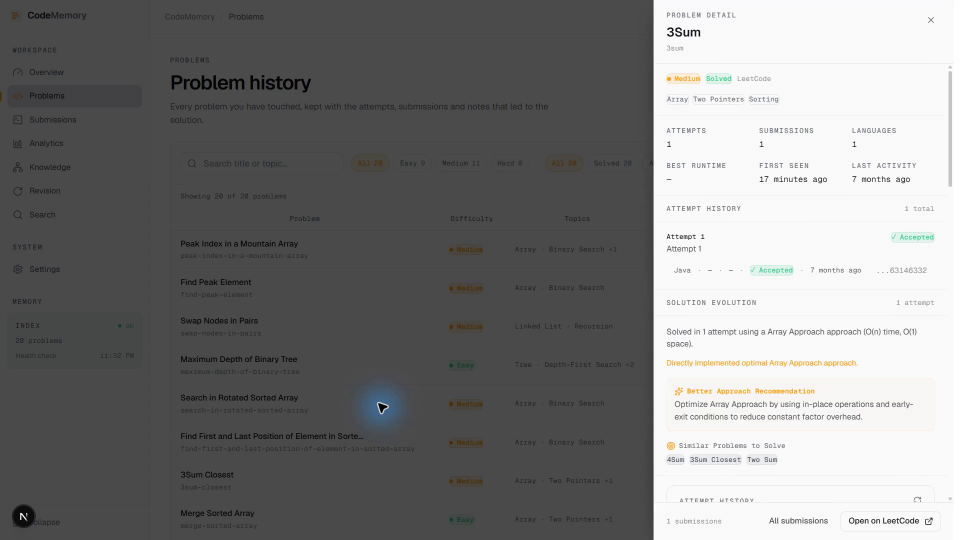
#> input picture demo-preparation/complete-demo-20261019/edit/inspect/frame-111.png, 1920 x 1080 px (shown at 1/2 size); its folder holds only this picture in this run
$ python make_contact_sheet.py
#> lines starting #> are read from the running program, lines starting #| are printed output that depends on the picture
from PIL import Image, ImageDraw
from pathlib import Path
p = Path('demo-preparation/complete-demo-20261019/edit/inspect')
fs = sorted(p.glob('frame-*.png'), key=lambda x: int(x.stem.split('-')[1]))
thumbs = []
for f in fs:
    im = Image.open(f).convert('RGB')
#> im is the input picture: PIL image 1920x1080 RGB; mean R, G, B 127.9, 127.9, 127.7
    im.thumbnail((480, 270))
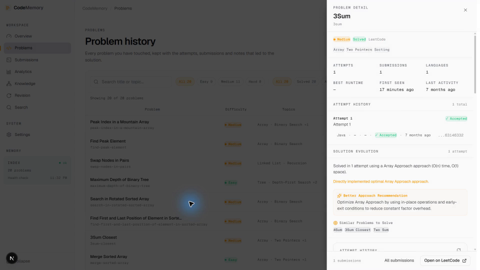
#> im: PIL image 480x270 RGB; mean R, G, B 127.9, 127.9, 127.7
    canvas = Image.new('RGB', (500, 300), 'white')
#> canvas: PIL image 500x300 RGB; every value is 255
    canvas.paste(im, ((500-im.width)//2, 20))
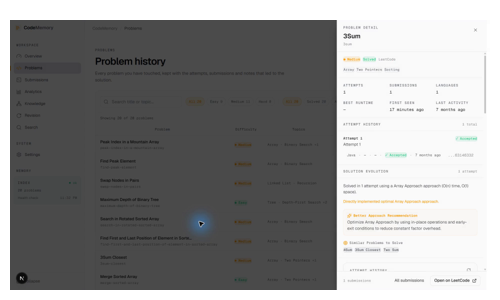
#> canvas: PIL image 500x300 RGB; mean R, G, B 145.2, 145.2, 145
    ImageDraw.Draw(canvas).text((8, 4), f.stem, fill='black')
    thumbs.append(canvas)
out = Image.new('RGB', (1000, 1800), '#ddd')
#> out: PIL image 1000x1800 RGB; every value is 221
for i, im in enumerate(thumbs):
    out.paste(im, ((i % 2)*500, (i // 2)*300))
#> this loop made 1 pass
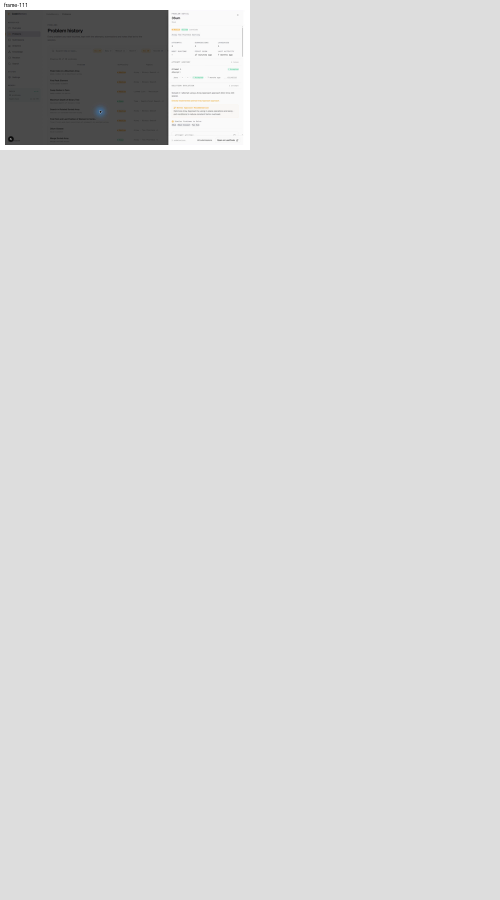
#> out: PIL image 1000x1800 RGB (shown at 1/2 size); mean R, G, B 214.7, 214.7, 214.7
out.save(p / 'contact-sheet.jpg')

$ run again, on demo-preparation/complete-demo-20261019/edit/inspect/frame-138.png
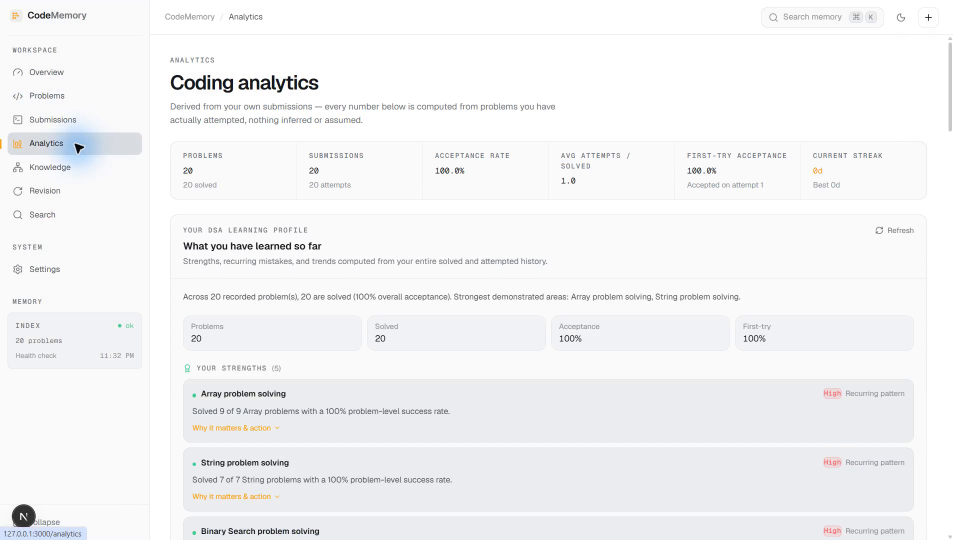
#> input picture demo-preparation/complete-demo-20261019/edit/inspect/frame-138.png, 1920 x 1080 px (shown at 1/2 size)
#> im is the input picture: PIL image 1920x1080 RGB; mean R, G, B 243.9, 244.2, 245.1
#> im: PIL image 480x270 RGB
#> `canvas.paste(im, ((500-im.width)//2, 20))`:
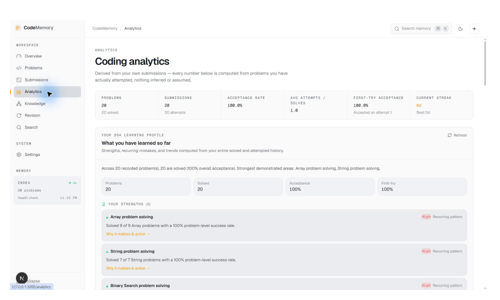
#> canvas: PIL image 500x300 RGB; mean R, G, B 245.4, 245.6, 246.5
#> the loop `for i, im in enumerate(thumbs):` made 1 pass
#> after the loop `for i, im in enumerate(thumbs):`:
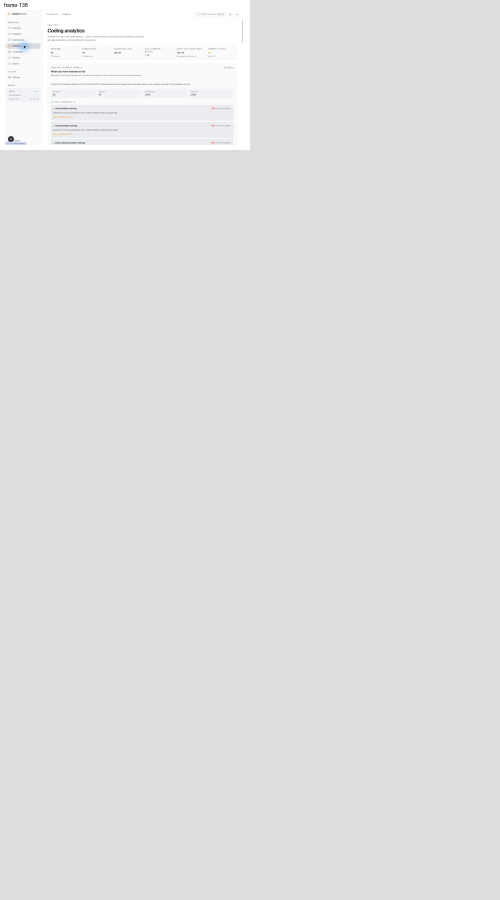
#> out: PIL image 1000x1800 RGB (shown at 1/2 size); mean R, G, B 223, 223, 223.1
